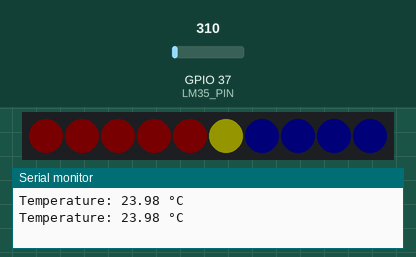
The sketch below on a simulated ESP32. Shown: 10 RGB LEDs in strip order, left to right, the last lines printed to the serial monitor. Inputs (shaded band) come from the test bench; at power-on: GPIO 37 (LM35_PIN) = 310 (analog values on the 0–4095 scale). Dim RGB values are drawn brighter than linear.

Above: at 1.8 s.
1.9 s: GPIO 37 (LM35_PIN) set to 372
At 3.0 s:
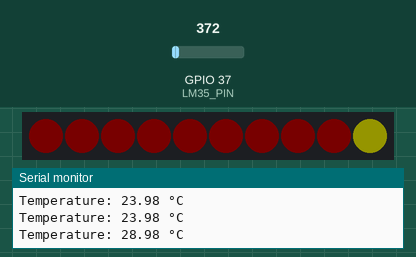
3.5 s: GPIO 37 (LM35_PIN) set to 186
At 4.6 s:
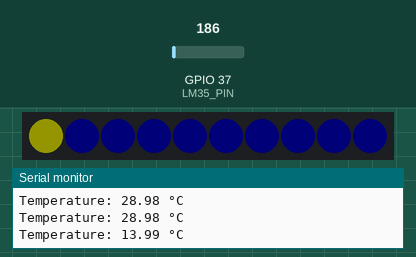
5.5 s: GPIO 37 (LM35_PIN) set to 434
At 7.2 s:
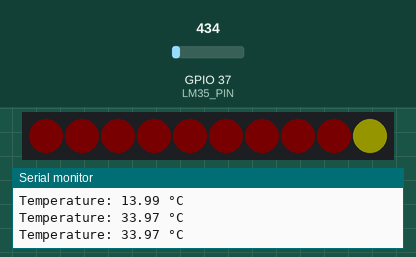
7.5 s: GPIO 37 (LM35_PIN) set to 93
At 8.9 s:
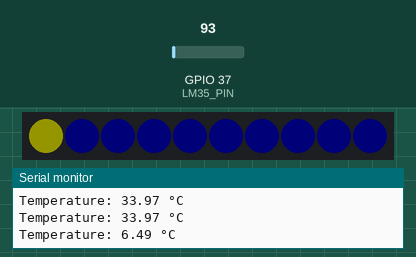
Timing chart, 0 to 10.5 s (numbered marks = the images above; inputs shaded):
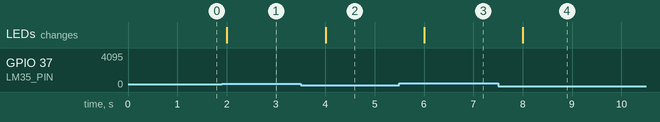

The sketch:

ThermoLedSeedXIAO.ino
```cpp
//-----------------------------Fabriquons un thermomètre avec affichage sur bandeau de LEDs--------------------------------
// Claude DFOURMONT
// Mon YouTube : https://www.youtube.com/c/ClaudeDufourmont
// Mon GitHub : https://github.com/claudiusmarius
// Vidéo numérotée : DFT_#A186
// Utilisation d'un Seeeduino XIAO d' un LM35DZ ainsi qu'un bandeau de 10 LEDs adressables WS2812B pour la démo
// Afin d'afficher une température sur ce bandeau
// ========================================================================================================================
// ****** N'hésitez pas à liker, commenter, partager et à vous abonner, cela contribue à promouvoir la chaine, merci ******
// ========================================================================================================================

  #include <Adafruit_NeoPixel.h>

  #define LED_PIN D3                                   // Broche connectée au bandeau
  #define NUM_LEDS 10                                  // Nombre de LEDs dans le bandeau
  #define LM35_PIN A1                                  // Broche analogique A1 où le LM35DZ est connecté

  Adafruit_NeoPixel strip(NUM_LEDS, LED_PIN, NEO_GRB + NEO_KHZ800);

  float correction = -1.0;                             // Correction positive ou négative (en °C)

  void setup()
  {
  Serial.begin(9600);                                   // Initialisation série
  analogReadResolution(12);                             // Configuration de la résolution ADC
  strip.begin();                                        // Initialisation du bandeau LED
  strip.show();                                         // Extinction de toutes les LEDs au démarrage
  }

  void loop()
  {
  int analogValue = analogRead(LM35_PIN);               // Lecture de la température
  float voltage = analogValue * (3.3 / 4095.0);
  float temperature = voltage * 100.0;

  temperature += correction;                            // Appliquer la correction à la température

  Serial.print("Temperature: ");
  Serial.print(temperature);
  Serial.println(" °C");

  updateLEDs(temperature);                              // Mettre à jour les LEDs
  delay(1000);
  }

  void updateLEDs(float temperature)
  {
  //------------------------------------------------------Extinction de toutes les LEDs-----------------------------------------------------
  strip.clear();

  //-----------------------------------------------Conversion de la température en index de LED---------------------------------------------
  int ledIndex = map(temperature, 18, 27, 0, NUM_LEDS - 1); // Cette échelle de température est adaptée au bandeau de 10 LEDs expérimental
  ledIndex = constrain(ledIndex, 0, NUM_LEDS - 1); // S'assurer que l'index reste dans les limites

  //-------------------------------------------Mise à jour des LEDs en fonction de la température--------------------------------------------
  for (int i = 0; i < NUM_LEDS; i++)
  {
    if (i < ledIndex) {
      // LEDs en dessous de la température actuelle (rouge, luminosité réduite)
      strip.setPixelColor(i, strip.Color(2, 0, 0)); // Rouge
    } else if (i == ledIndex) {
      // LED correspondant à la température actuelle (Jaune, moyenne luminosité)
      strip.setPixelColor(i, strip.Color(20, 20, 0)); // Jaune
    } else {
      // LEDs au-dessus de la température actuelle (bleu, luminosité réduite)
      strip.setPixelColor(i, strip.Color(0, 0, 2)); // Bleu
    }
  }

  //--------------------------------------------------------------Mise à jour du bandeau------------------------------------------------------
  strip.show();
  }
```

Measured:
- after the input at 1.9 s, the LEDs: change after 0.10 s (image 1)
- after the input at 3.5 s, the LEDs: change after 0.50 s (image 2)
- after the input at 5.5 s, the LEDs: change after 0.51 s (image 3)
- after the input at 7.5 s, the LEDs: change after 0.51 s (image 4)
